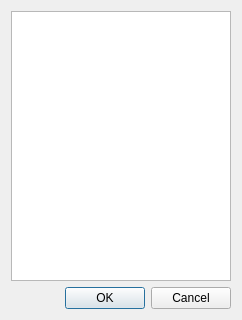
<ui version="4.0" >
 <class>InterestRateDlgClass</class>
 <widget class="QDialog" name="InterestRateDlgClass" >
  <property name="geometry" >
   <rect>
    <x>0</x>
    <y>0</y>
    <width>242</width>
    <height>320</height>
   </rect>
  </property>
  <property name="windowTitle" >
   <string>利率表</string>
  </property>
  <layout class="QGridLayout" name="gridLayout" >
   <item row="0" column="0" >
    <widget class="QTableView" name="tableView" />
   </item>
   <item row="1" column="0" >
    <widget class="QDialogButtonBox" name="buttonBox" >
     <property name="orientation" >
      <enum>Qt::Horizontal</enum>
     </property>
     <property name="standardButtons" >
      <set>QDialogButtonBox::Cancel|QDialogButtonBox::Ok</set>
     </property>
    </widget>
   </item>
  </layout>
 </widget>
 <resources/>
 <connections>
  <connection>
   <sender>buttonBox</sender>
   <signal>accepted()</signal>
   <receiver>InterestRateDlgClass</receiver>
   <slot>accept()</slot>
   <hints>
    <hint type="sourcelabel" >
     <x>248</x>
     <y>254</y>
    </hint>
    <hint type="destinationlabel" >
     <x>157</x>
     <y>274</y>
    </hint>
   </hints>
  </connection>
  <connection>
   <sender>buttonBox</sender>
   <signal>rejected()</signal>
   <receiver>InterestRateDlgClass</receiver>
   <slot>reject()</slot>
   <hints>
    <hint type="sourcelabel" >
     <x>316</x>
     <y>260</y>
    </hint>
    <hint type="destinationlabel" >
     <x>286</x>
     <y>274</y>
    </hint>
   </hints>
  </connection>
 </connections>
</ui>
